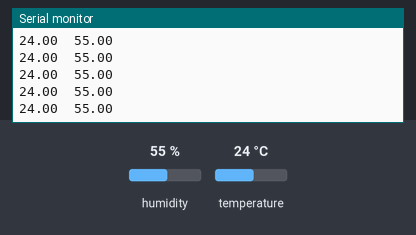
The sketch below on a simulated Arduino Uno, built with avr-gcc and run on an emulated ATmega328P. On the bench: the last lines printed to the serial monitor. The test bench sets the inputs (shaded band); at power-on: humidity 55 %, temperature 24 °C.

Above: at 1.3 s.
1.4 s: humidity set to 22 %
At 1.46 s:
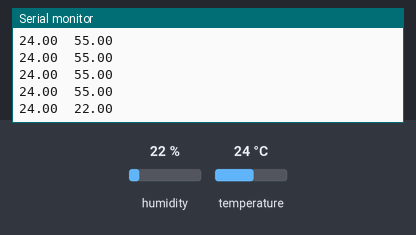
2.9 s: temperature set to 12 °C
At 2.91 s:
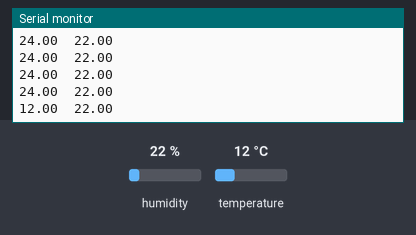
4.4 s: humidity set to 40 %
At 4.45 s:
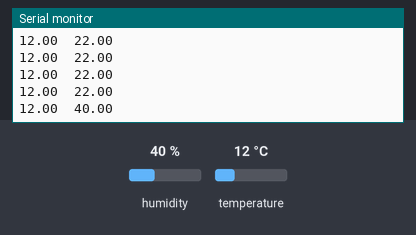
Timing chart, 0 to 7.4 s (numbered marks = the images above; inputs shaded):
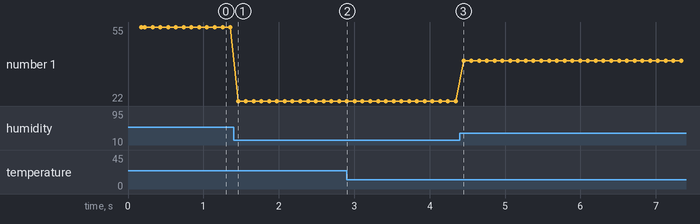

The sketch:

AeroNova_Static.ino
```cpp
//     :::     :::::::::: :::::::::   ::::::::  ::::    :::  ::::::::  :::     :::     :::
//   :+: :+:   :+:        :+:    :+: :+:    :+: :+:+:   :+: :+:    :+: :+:     :+:   :+: :+:
//  +:+   +:+  +:+        +:+    +:+ +:+    +:+ :+:+:+  +:+ +:+    +:+ +:+     +:+  +:+   +:+
// +#++:++#++: +#++:++#   +#++:++#:  +#+    +:+ +#+ +:+ +#+ +#+    +:+ +#+     +:+ +#++:++#++:
// +#+     +#+ +#+        +#+    +#+ +#+    +#+ +#+  +#+#+# +#+    +#+  +#+   +#+  +#+     +#+
// #+#     #+# #+#        #+#    #+# #+#    #+# #+#   #+#+# #+#    #+#   #+#+#+#   #+#     #+#
// ###     ### ########## ###    ###  ########  ###    ####  ########      ###     ###     ###
// AeroNova_Static.ino - Made by AeroNova Group

// --------------- Libraries --------------- //
#include "Adafruit_BME280.h"
#include <SPI.h>

// -------------- Definitions -------------- //
#define BME_CS 10
#define BME_MOSI 11
#define BME_MISO 12
#define BME_SCK 13

// ----------------- BME280 ---------------- //
Adafruit_BME280 bme(BME_CS, BME_MOSI, BME_MISO, BME_SCK);

// --------------- Functions --------------- //
void printTab() {
  Serial.print(F("\t"));
}

void printHeader() {
  Serial.println();
  Serial.println("AeroNova Static");
  Serial.println("Made by AeroNova Group");
  Serial.println("Repository: https://github.com/mstchristian/AeroNova");
  Serial.println("----------------------------------------------------------------");

  Serial.print("t"); printTab();
  Serial.println("h");
}

// ------------ Main Functions ------------- //
void setup() {
  Serial.begin(9600);
  Wire.begin();

  if (!bme.begin()) {
    while(1);
  }

  printHeader();
}

void loop() {
  Serial.print(bme.readTemperature()); printTab();
  Serial.println(bme.readHumidity());

  delay(100);
}
```

Measured:
- after the input at 1.4 s, the serial monitor: prints a new line after 0.06 s (image 1)
- after the input at 2.9 s, the serial monitor: prints a new line at once (image 2)
- after the input at 4.4 s, the serial monitor: prints a new line after 0.05 s (image 3)
- plotted number 1: 55 → 22 after the input at 1.4 s, 22 → 40 after the input at 4.4 s
